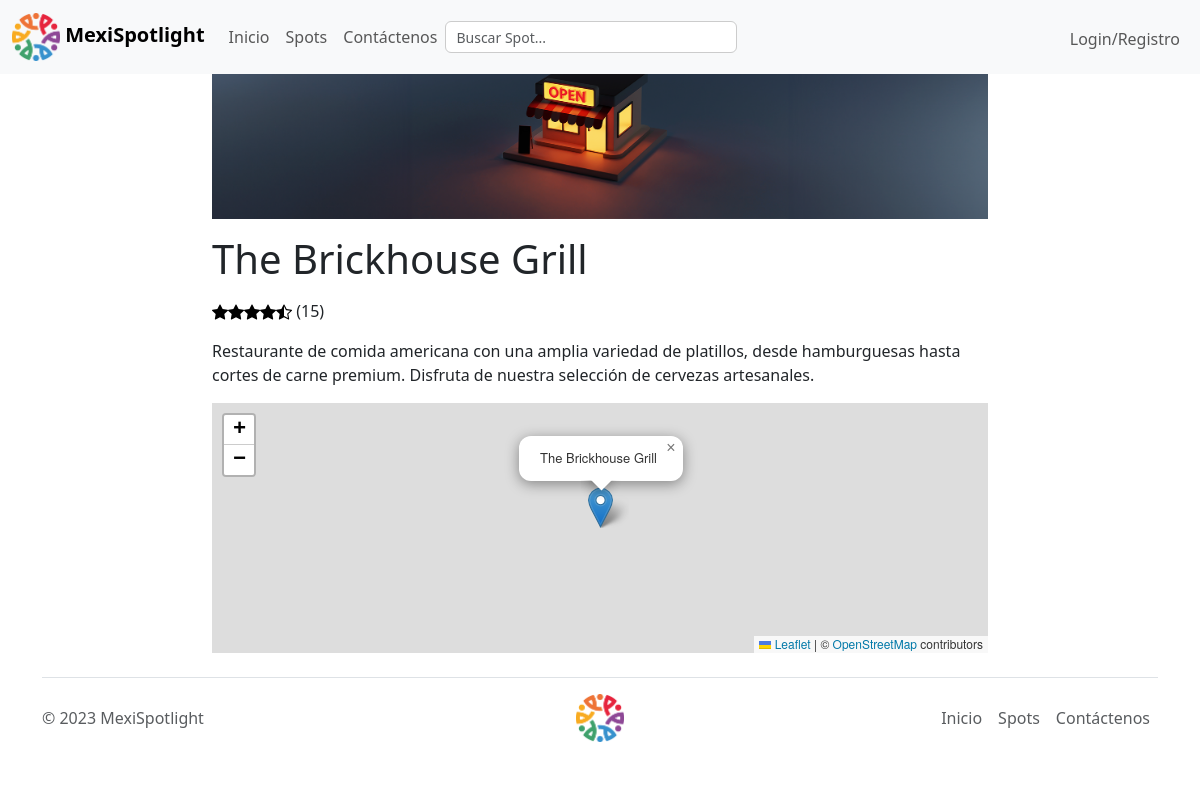
/verSpot.php?id=3, run on the app's committed database.
### tables this page shows
CREATE TABLE negocios (
    id INT PRIMARY KEY AUTO_INCREMENT, Nombre VARCHAR(255) NOT NULL, Imagen VARCHAR(255), Descripcion TEXT, CoordenadaX FLOAT, CoordenadaY FLOAT, NumeroVotos INT, PuntosPromedio FLOAT
);

### verSpot.php (the view, shortened to what this page needs)
<?php
if (isset($_GET["id"]) && !empty(trim($_GET["id"]))) {
    require_once "./conexion/config.php";
    $sql = "SELECT * FROM negocios WHERE id = ?";
    if ($stmt = $conn->prepare($sql)) {
        $stmt->bind_param("i", $param_id);
        if ($stmt->execute()) {
            $result = $stmt->get_result();
            if ($result->num_rows == 1) {
                $row = $result->fetch_array(MYSQLI_ASSOC);
            } else {
                header("location: error.php");
                exit();
            }
        } else {
            echo "Ups! Algo salió mal. Intenta más tarde.";
        }
    }
} else {
    header("location: error.php");
    exit();
}
include './TEMPLATE/head.php';
?>
<?php
include './TEMPLATE/nav.php';
?>
<div class="wrapper">
    <div class="container-fluid">
        <div class="form-group">
            <?php
            echo '<p><img style="max-width: 100%" src="./images/' . $row['Imagen'] . '"/></p>';
            ?>
        </div>
        <?php
        if (empty($_SESSION["id"])) {
            ?>
        <div class="form-group">
            <p>
            <h1>
                <?php
                    echo $row["Nombre"]; ?>
            </h1>
            </p>
        </div>
            <?php
        }
        ?>
            <div class="form-group">
                <p>
                    <?php
                    $counter = $row['PuntosPromedio'];
                    for ($i = 0; $i < 5; $i++) {
                        global $counter;
                        if ($counter >= 1) {
                            echo '<img src="./SVG/star-fill.svg" alt="star" >';
                            $counter--;
                        } else if ($counter >= 0.5) {
                            echo '<img src="./SVG/star-half.svg" alt="star" >';
                            $counter--;
                        } else {
                            echo '<img src="./SVG/star.svg" alt="star">';
                        }
                    }
                    echo ' (' . $row['NumeroVotos'] . ')'; ?>
                </p>
            </div>
            <div class="form-group">
                <p>
                    <?php echo $row["Descripcion"]; ?>
                </p>
            </div>
            <div class="form-group" id="map" style="height: 250px; width:100%">
            </div>
        </div>
    </div>
    <?php
    include './TEMPLATE/footer.php';
    ?>

### data on the page
negocios: Imagen (picture), Nombre "The Brickhouse Grill", NumeroVotos "15", Descripcion "Restaurante de comida americana con una amplia variedad de platillos, desde hamburguesas hasta cortes de carne premium. Disfruta de nuestra selección de cervezas artesanales."
